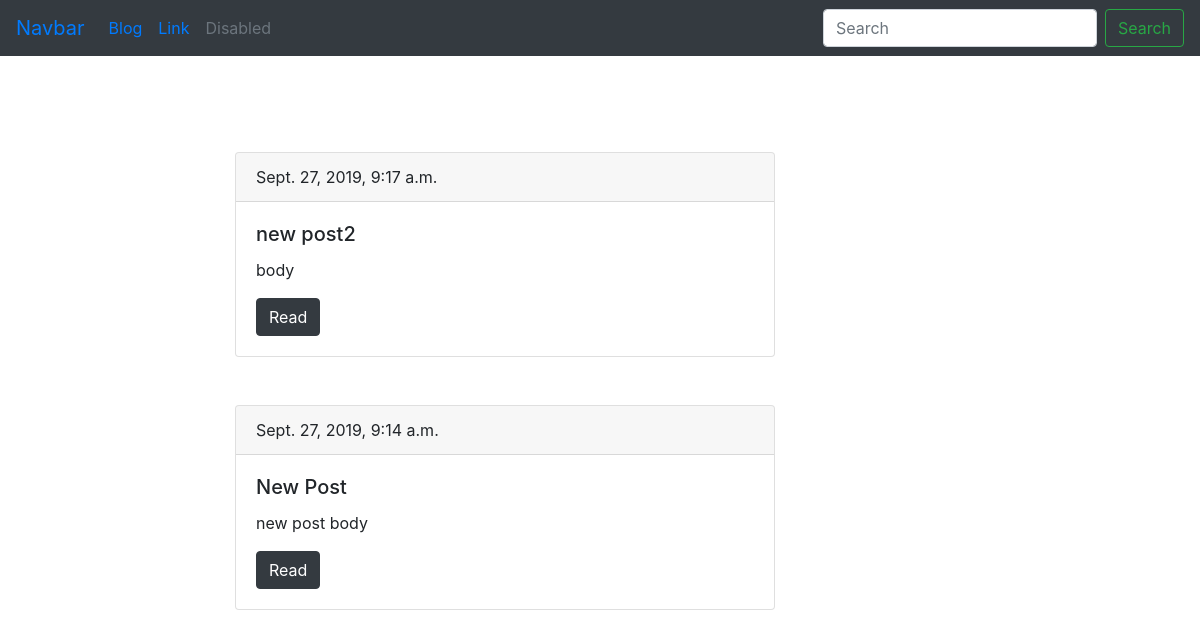
The app's page //mainpage/, older data.
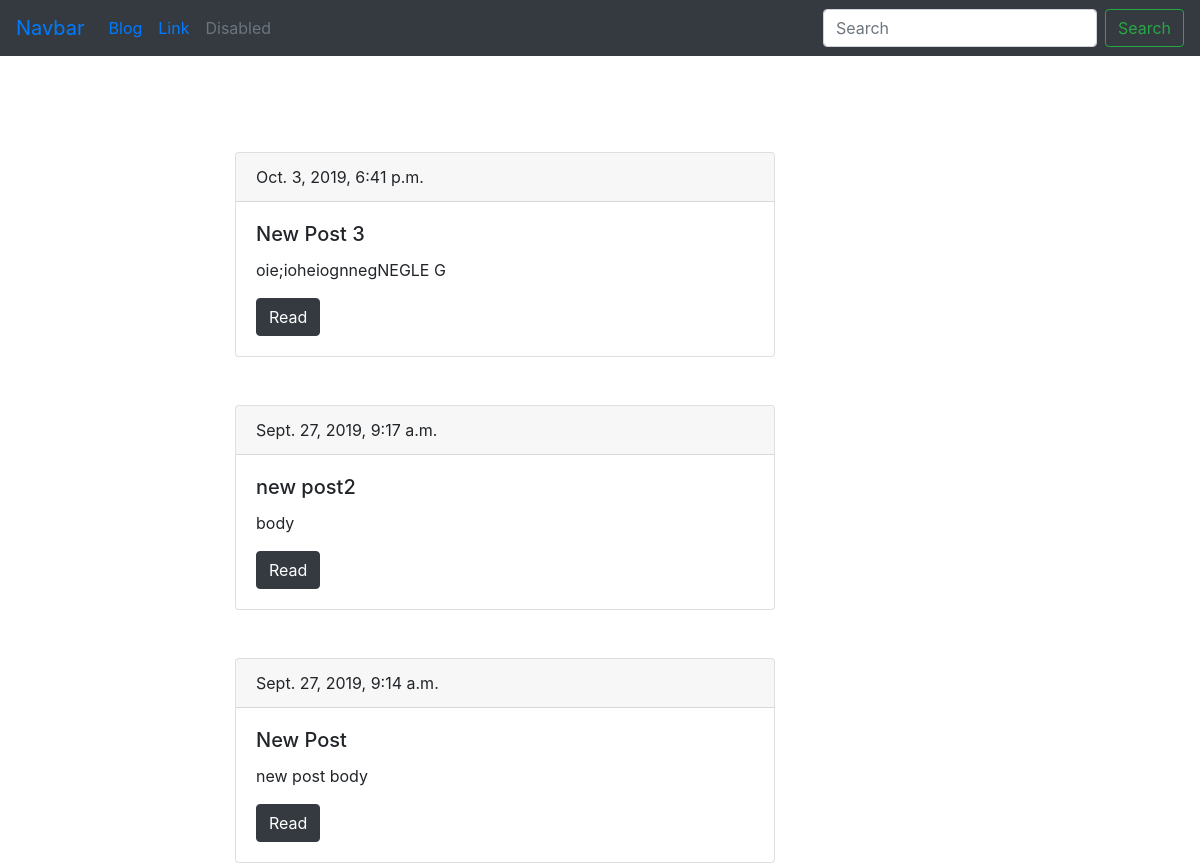
The same page, newer data.
### blog/models.py (models this page shows, shortened)
class Post(models.Model):
    title = models.CharField(max_length=150, db_index=True)
    slug = models.SlugField(max_length=150,blank=True, unique=True)
    body = models.TextField(blank=True, db_index=True)
    date_pub = models.DateTimeField(auto_now_add=True)
    def get_absolute_url(self):
        return reverse('post_detail_url', kwargs={'slug' : self.slug})
    class Meta:
        ordering = ['-date_pub']

### blog/views.py (the view)
# urls.py: path('',posts_list, name='posts_list_url'),
def posts_list(request):
    posts = Post.objects.all()
    paginator = Paginator(posts, 3)
    page_number = request.GET.get('page', 1)
    page = paginator.get_page(page_number)
    is_paginated = page.has_other_pages()
    if page.has_previous():
        prev_url = '?page={}'.format(page.previous_page_number())
    else:
        prev_url = ''
    if page.has_next():
        next_url = '?page={}'.format(page.next_page_number())
    else:
        next_url = ''
    context = {
        'page': page,
        'is_paginated': is_paginated,
        'next_url': next_url,
        'prev_url': prev_url
    }
    return render(request, 'blog/index.html', context=context)

### blog/templates/blog/index.html (shortened to what this page needs)
{% extends 'blog/base_blog.html' %}
{% block content %}
  {% for post in page.object_list %}
    <div class="card mt-5">
      <div class="card-header">
        {{post.date_pub}}
      </div>
      <div class="card-body">
        <h5 class="card-title">{{ post.title }}</h5>
        <p class="card-text">{{ post.body|truncatewords:20 }}</p>
        <a href="{{ post.get_absolute_url }}" class="btn btn-dark">Read</a>
      </div>
    </div>
  {% endfor %}
{% endblock %}

Row changes from the older to the newer data that the page shows:
added Post: date_pub "Oct. 3, 2019, 6:41 p.m.", title "New Post 3", body "oie;ioheiognnegNEGLE G"
